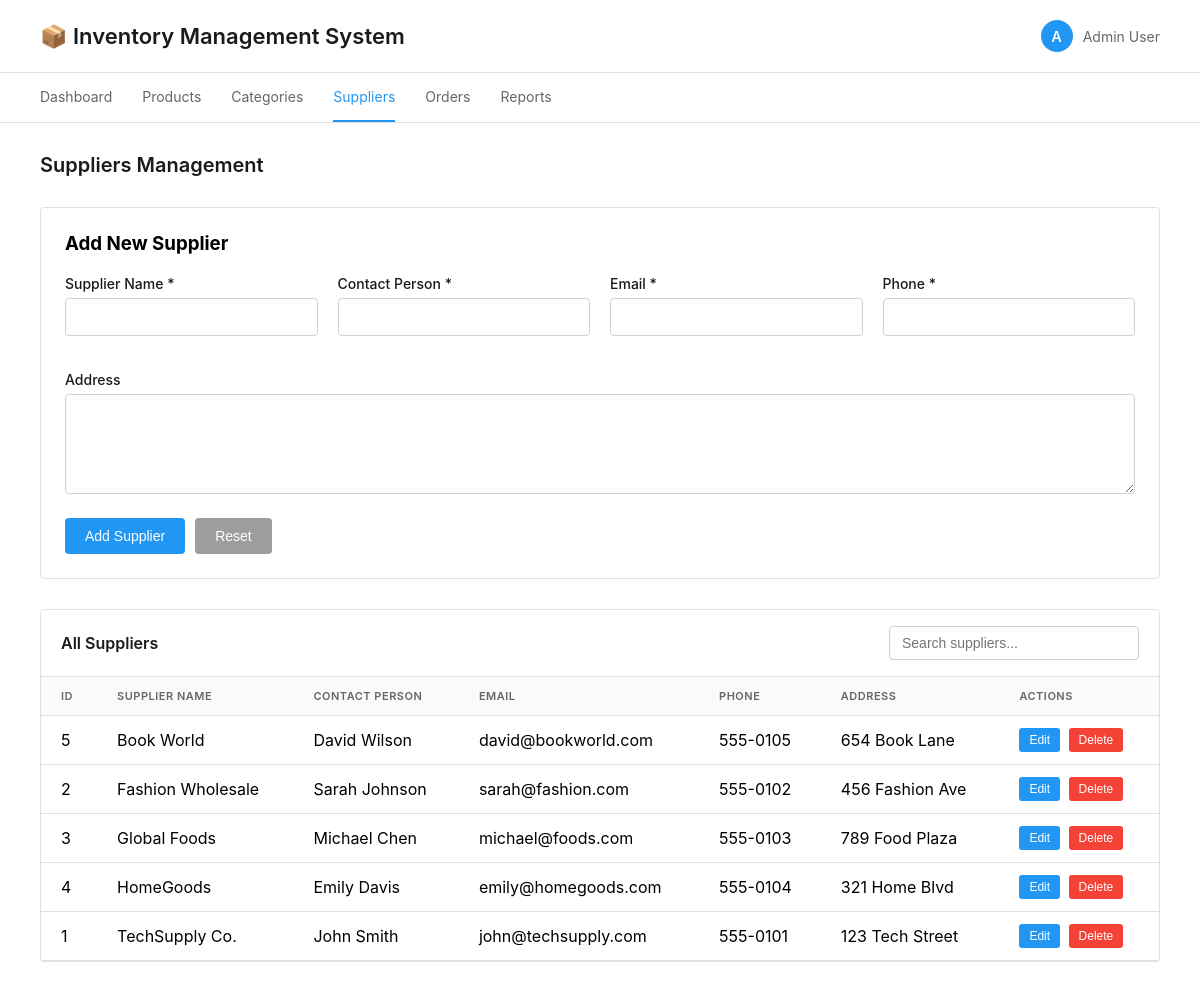
/pages/suppliers.php, run on the app's committed database.
### tables this page shows
CREATE TABLE suppliers (
    supplier_id INT,
    supplier_name VARCHAR(150),
    contact_person VARCHAR(100),
    email VARCHAR(100),
    phone VARCHAR(20),
    address VARCHAR(255)
);

### pages/suppliers.php (the view, shortened to what this page needs)
<?php
include '../includes/db_connect.php';
$suppliers = mysqli_query($conn, "SELECT * FROM suppliers ORDER BY supplier_name");
?>
<!DOCTYPE html>
<html lang="en">
<head>
    <link rel="stylesheet" href="../css/style.css">
</head>
<body>
    <div class="container">
        <div class="header">
            <h1>📦 Inventory Management System</h1>
            <div class="header-info">
                <div class="user-info">
                    <div class="user-avatar">A</div>
                    <span>Admin User</span>
                </div>
            </div>
        </div>
        <nav class="nav">
            <ul>
                <li><a href="../index.php">Dashboard</a></li>
                <li><a href="products.php">Products</a></li>
                <li><a href="categories.php">Categories</a></li>
                <li><a href="suppliers.php" class="active">Suppliers</a></li>
                <li><a href="orders.php">Orders</a></li>
                <li><a href="reports.php">Reports</a></li>
            </ul>
        </nav>
        <div class="main-content">
            <h2 class="page-title">Suppliers Management</h2>
            <div class="form-container">
                <h3 style="margin-bottom: 20px;">Add New Supplier</h3>
                <form id="supplierForm" method="POST" action="../includes/process_supplier.php">
                    <div class="form-grid">
                        <div class="form-group">
                            <label>Supplier Name *</label>
                            <input type="text" name="supplier_name" id="supplier_name" required>
                        </div>
                        <div class="form-group">
                            <label>Contact Person *</label>
                            <input type="text" name="contact_person" id="contact_person" required>
                        </div>
                        <div class="form-group">
                            <label>Email *</label>
                            <input type="email" name="email" id="email" required>
                        </div>
                        <div class="form-group">
                            <label>Phone *</label>
                            <input type="tel" name="phone" id="phone" required>
                        </div>
                    </div>
                    <div class="form-group">
                        <label>Address</label>
                        <textarea name="address" id="address"></textarea>
                    </div>
                    <div class="btn-group">
                        <button type="submit" class="btn btn-primary" name="action" value="add">Add Supplier</button>
                        <button type="button" class="btn btn-secondary" onclick="resetForm()">Reset</button>
                    </div>
                </form>
            </div>
            <div class="table-container">
                <div class="table-header">
                    <h3>All Suppliers</h3>
                    <input type="text" class="search-box" placeholder="Search suppliers..." id="searchBox">
                </div>
                <table id="suppliersTable">
                    <thead>
                        <tr>
                            <th>ID</th>
                            <th>Supplier Name</th>
                            <th>Contact Person</th>
                            <th>Email</th>
                            <th>Phone</th>
                            <th>Address</th>
                            <th>Actions</th>
                        </tr>
                    </thead>
                    <tbody>
                        <?php while($row = mysqli_fetch_assoc($suppliers)): ?>
                        <tr>
                            <td><?php echo $row['supplier_id']; ?></td>
                            <td><?php echo $row['supplier_name']; ?></td>
                            <td><?php echo $row['contact_person']; ?></td>
                            <td><?php echo $row['email']; ?></td>
                            <td><?php echo $row['phone']; ?></td>
                            <td><?php echo $row['address']; ?></td>
                            <td>
                                <button class="action-btn edit" onclick='editSupplier(<?php echo json_encode($row); ?>)'>Edit</button>
                                <button class="action-btn delete" onclick="deleteSupplier(<?php echo $row['supplier_id']; ?>)">Delete</button>
                            </td>
                        </tr>
                        <?php endwhile; ?>
                    </tbody>
                </table>
            </div>
        </div>
    </div>
</body>
</html>

### css/style.css (style rules this page uses)
* { margin: 0; padding: 0; box-sizing: border-box; }
body { font-family: -apple-system, BlinkMacSystemFont, 'Segoe UI', Roboto, sans-serif; background: #f5f5f5; min-height: 100vh; padding: 0; }
.container { max-width: 1400px; margin: 0 auto; background: white; min-height: 100vh; }
.header { background: white; color: #1a1a1a; padding: 20px 40px; display: flex; justify-content: space-between; align-items: center; border-bottom: 1px solid #e0e0e0; }
.header h1 { font-size: 22px; font-weight: 600; color: #1a1a1a; }
.header-info { display: flex; gap: 20px; align-items: center; }
.user-info { display: flex; align-items: center; gap: 10px; color: #666; font-size: 14px; }
.user-avatar { width: 32px; height: 32px; background: #2196F3; border-radius: 50%; display: flex; align-items: center; justify-content: center; color: white; font-weight: 600; font-size: 14px; }
.nav { background: white; padding: 0; border-bottom: 1px solid #e0e0e0; }
.nav ul { list-style: none; display: flex; flex-wrap: wrap; padding: 0 40px; }
.nav li { margin-right: 30px; }
.nav a { display: block; padding: 15px 0; color: #666; text-decoration: none; font-weight: 400; font-size: 14px; transition: all 0.2s; border-bottom: 2px solid transparent; }
.nav a.active { color: #2196F3; border-bottom-color: #2196F3; }
.main-content { padding: 30px 40px; }
.page-title { font-size: 20px; color: #1a1a1a; margin-bottom: 30px; font-weight: 600; }
.form-container { background: white; padding: 24px; border-radius: 4px; border: 1px solid #e0e0e0; margin-bottom: 30px; }
.form-grid { display: grid; grid-template-columns: repeat(auto-fit, minmax(250px, 1fr)); gap: 20px; margin-bottom: 20px; }
.form-group { margin-bottom: 15px; }
.form-group label { display: block; margin-bottom: 6px; color: #1a1a1a; font-weight: 500; font-size: 14px; }
.form-group input, .form-group select, .form-group textarea { width: 100%; padding: 10px 12px; border: 1px solid #d0d0d0; border-radius: 4px; font-size: 14px; transition: border-color 0.2s; }
.form-group textarea { resize: vertical; min-height: 100px; }
.btn { padding: 10px 20px; border: none; border-radius: 4px; font-size: 14px; font-weight: 500; cursor: pointer; transition: all 0.2s; text-decoration: none; display: inline-block; }
.btn-primary { background: #2196F3; color: white; }
.btn-secondary { background: #9e9e9e; color: white; }
.btn-group { display: flex; gap: 10px; margin-top: 20px; }
.table-container { background: white; border-radius: 4px; overflow: hidden; border: 1px solid #e0e0e0; }
.table-header { padding: 16px 20px; background: white; display: flex; justify-content: space-between; align-items: center; border-bottom: 1px solid #e0e0e0; }
.table-header h3 { font-size: 16px; font-weight: 600; color: #1a1a1a; }
.search-box { padding: 8px 12px; border: 1px solid #d0d0d0; border-radius: 4px; width: 250px; font-size: 14px; }
table { width: 100%; border-collapse: collapse; }
thead { background: #fafafa; }
th, td { padding: 12px 20px; text-align: left; border-bottom: 1px solid #e0e0e0; }
th { font-weight: 600; color: #666; text-transform: uppercase; font-size: 11px; letter-spacing: 0.5px; }
.action-btn { padding: 5px 10px; border: none; border-radius: 3px; cursor: pointer; font-size: 12px; margin-right: 4px; font-weight: 500; }
.action-btn.edit { background: #2196F3; color: white; }
.action-btn.delete { background: #f44336; color: white; }

### data on the page
suppliers: supplier_id "5", supplier_name "Book World", contact_person "David Wilson", email "david@bookworld.com", phone "555-0105", address "654 Book Lane"
suppliers: supplier_id "2", supplier_name "Fashion Wholesale", contact_person "Sarah Johnson", email "sarah@fashion.com", phone "555-0102", address "456 Fashion Ave"
suppliers: supplier_id "3", supplier_name "Global Foods", contact_person "Michael Chen", email "michael@foods.com", phone "555-0103", address "789 Food Plaza"
suppliers: supplier_id "4", supplier_name "HomeGoods", contact_person "Emily Davis", email "emily@homegoods.com", phone "555-0104", address "321 Home Blvd"
suppliers: supplier_id "1", supplier_name "TechSupply Co.", contact_person "John Smith", email "john@techsupply.com", phone "555-0101", address "123 Tech Street"
